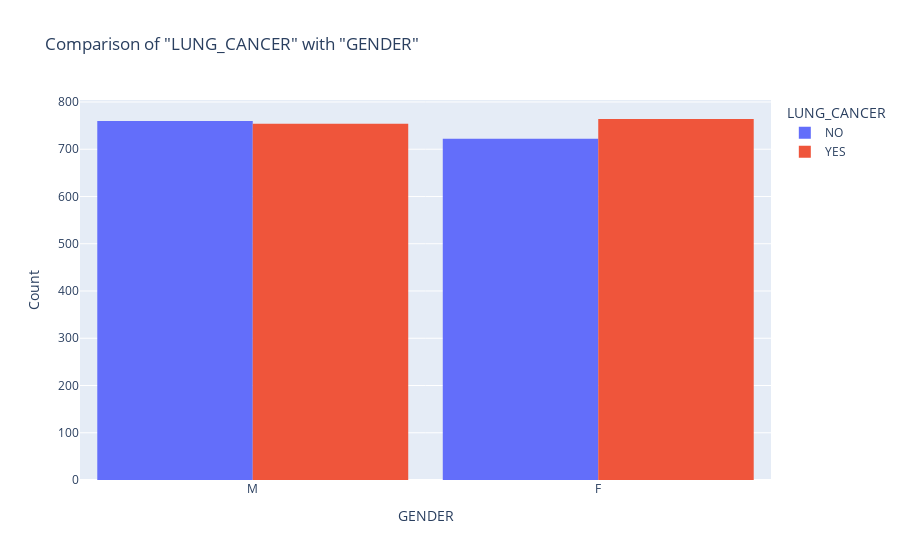
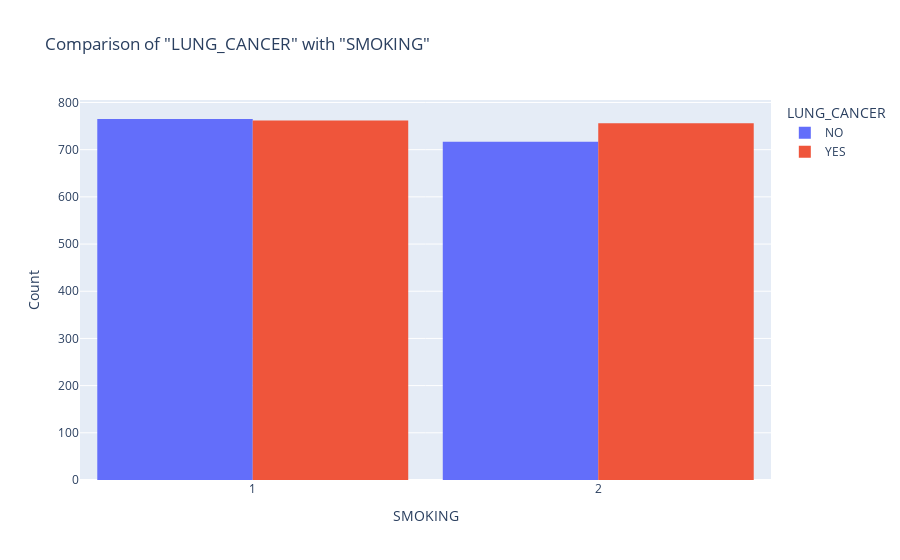
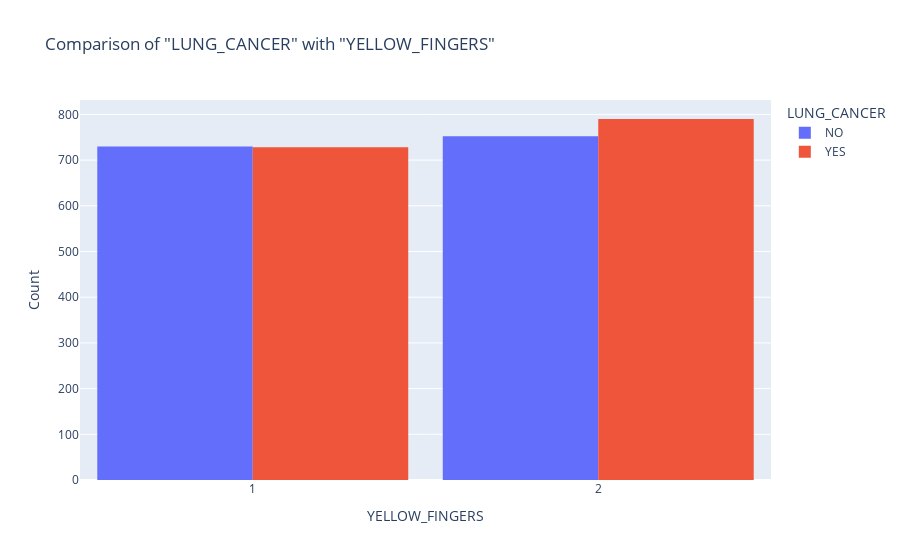
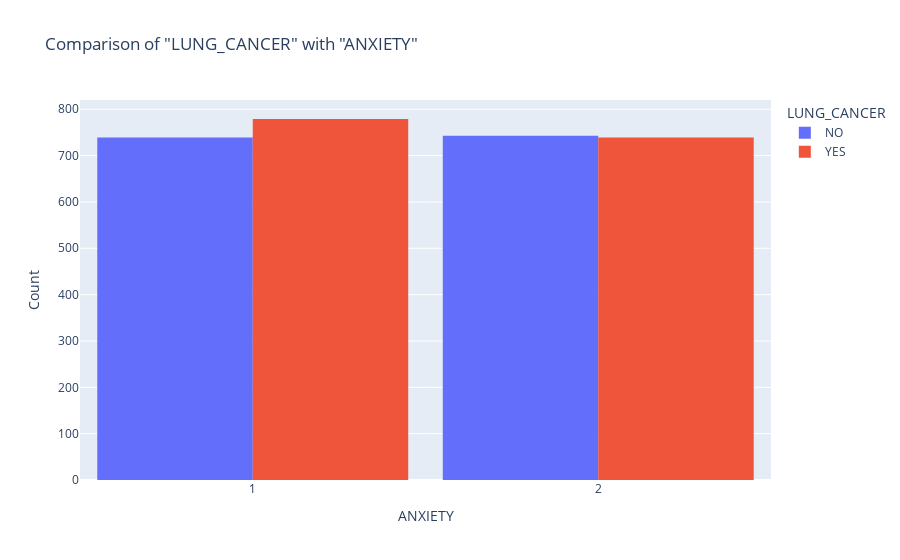

Notebook code for these charts, in order:
### Code cell
import plotly.express as px
import pandas as pd


df = pd.read_csv(r'C:\Users\sai kiran\OneDrive\Desktop\lung_cancer\dataset.csv')

column_to_compare = 'LUNG_CANCER'
categorical_columns = [col for col in df.columns if col !='AGE']
categorical_columns = [col for col in categorical_columns if col != column_to_compare]

for col in categorical_columns:
    fig = px.histogram(df, x=col, color=column_to_compare, barmode='group',
                       title=f'Comparison of "{column_to_compare}" with "{col}"',
                       labels={col: col, column_to_compare: column_to_compare})
    fig.update_layout(xaxis_title=col, yaxis_title='Count', bargap=0.1)
    fig.show()

### Figure 1 — Plotly figure (JSON) as saved in the notebook; plotly's stock layout.template omitted (floating-point values rounded to 4 significant figures; data arrays with more than 128 entries replaced by an {"elided": "..."} marker saying what was removed)
{"data": [{"alignmentgroup": "True", "bingroup": "x", "hovertemplate": "LUNG_CANCER=NO<br>GENDER=%{x}<br>count=%{y}<extra></extra>", "legendgroup": "NO", "marker": {"color": "#636efa", "pattern": {"shape": ""}}, "name": "NO", "offsetgroup": "NO", "orientation": "v", "showlegend": true, "type": "histogram", "x": {"elided": "1482 str values"}, "xaxis": "x", "yaxis": "y"}, {"alignmentgroup": "True", "bingroup": "x", "hovertemplate": "LUNG_CANCER=YES<br>GENDER=%{x}<br>count=%{y}<extra></extra>", "legendgroup": "YES", "marker": {"color": "#EF553B", "pattern": {"shape": ""}}, "name": "YES", "offsetgroup": "YES", "orientation": "v", "showlegend": true, "type": "histogram", "x": {"elided": "1518 str values"}, "xaxis": "x", "yaxis": "y"}], "layout": {"bargap": 0.1, "barmode": "group", "legend": {"title": {"text": "LUNG_CANCER"}, "tracegroupgap": 0}, "title": {"text": "Comparison of \"LUNG_CANCER\" with \"GENDER\""}, "xaxis": {"anchor": "y", "domain": [0, 1], "title": {"text": "GENDER"}}, "yaxis": {"anchor": "x", "domain": [0, 1], "title": {"text": "Count"}}}}

### Figure 2 — Plotly figure (JSON) as saved in the notebook; plotly's stock layout.template omitted (floating-point values rounded to 4 significant figures; data arrays with more than 128 entries replaced by an {"elided": "..."} marker saying what was removed)
{"data": [{"alignmentgroup": "True", "bingroup": "x", "hovertemplate": "LUNG_CANCER=NO<br>SMOKING=%{x}<br>count=%{y}<extra></extra>", "legendgroup": "NO", "marker": {"color": "#636efa", "pattern": {"shape": ""}}, "name": "NO", "offsetgroup": "NO", "orientation": "v", "showlegend": true, "type": "histogram", "x": {"elided": "1482 int values"}, "xaxis": "x", "yaxis": "y"}, {"alignmentgroup": "True", "bingroup": "x", "hovertemplate": "LUNG_CANCER=YES<br>SMOKING=%{x}<br>count=%{y}<extra></extra>", "legendgroup": "YES", "marker": {"color": "#EF553B", "pattern": {"shape": ""}}, "name": "YES", "offsetgroup": "YES", "orientation": "v", "showlegend": true, "type": "histogram", "x": {"elided": "1518 int values"}, "xaxis": "x", "yaxis": "y"}], "layout": {"bargap": 0.1, "barmode": "group", "legend": {"title": {"text": "LUNG_CANCER"}, "tracegroupgap": 0}, "title": {"text": "Comparison of \"LUNG_CANCER\" with \"SMOKING\""}, "xaxis": {"anchor": "y", "domain": [0, 1], "title": {"text": "SMOKING"}}, "yaxis": {"anchor": "x", "domain": [0, 1], "title": {"text": "Count"}}}}

### Figure 3 — Plotly figure (JSON) as saved in the notebook; plotly's stock layout.template omitted (floating-point values rounded to 4 significant figures; data arrays with more than 128 entries replaced by an {"elided": "..."} marker saying what was removed)
{"data": [{"alignmentgroup": "True", "bingroup": "x", "hovertemplate": "LUNG_CANCER=NO<br>YELLOW_FINGERS=%{x}<br>count=%{y}<extra></extra>", "legendgroup": "NO", "marker": {"color": "#636efa", "pattern": {"shape": ""}}, "name": "NO", "offsetgroup": "NO", "orientation": "v", "showlegend": true, "type": "histogram", "x": {"elided": "1482 int values"}, "xaxis": "x", "yaxis": "y"}, {"alignmentgroup": "True", "bingroup": "x", "hovertemplate": "LUNG_CANCER=YES<br>YELLOW_FINGERS=%{x}<br>count=%{y}<extra></extra>", "legendgroup": "YES", "marker": {"color": "#EF553B", "pattern": {"shape": ""}}, "name": "YES", "offsetgroup": "YES", "orientation": "v", "showlegend": true, "type": "histogram", "x": {"elided": "1518 int values"}, "xaxis": "x", "yaxis": "y"}], "layout": {"bargap": 0.1, "barmode": "group", "legend": {"title": {"text": "LUNG_CANCER"}, "tracegroupgap": 0}, "title": {"text": "Comparison of \"LUNG_CANCER\" with \"YELLOW_FINGERS\""}, "xaxis": {"anchor": "y", "domain": [0, 1], "title": {"text": "YELLOW_FINGERS"}}, "yaxis": {"anchor": "x", "domain": [0, 1], "title": {"text": "Count"}}}}

### Figure 4 — Plotly figure (JSON) as saved in the notebook; plotly's stock layout.template omitted (floating-point values rounded to 4 significant figures; data arrays with more than 128 entries replaced by an {"elided": "..."} marker saying what was removed)
{"data": [{"alignmentgroup": "True", "bingroup": "x", "hovertemplate": "LUNG_CANCER=NO<br>ANXIETY=%{x}<br>count=%{y}<extra></extra>", "legendgroup": "NO", "marker": {"color": "#636efa", "pattern": {"shape": ""}}, "name": "NO", "offsetgroup": "NO", "orientation": "v", "showlegend": true, "type": "histogram", "x": {"elided": "1482 int values"}, "xaxis": "x", "yaxis": "y"}, {"alignmentgroup": "True", "bingroup": "x", "hovertemplate": "LUNG_CANCER=YES<br>ANXIETY=%{x}<br>count=%{y}<extra></extra>", "legendgroup": "YES", "marker": {"color": "#EF553B", "pattern": {"shape": ""}}, "name": "YES", "offsetgroup": "YES", "orientation": "v", "showlegend": true, "type": "histogram", "x": {"elided": "1518 int values"}, "xaxis": "x", "yaxis": "y"}], "layout": {"bargap": 0.1, "barmode": "group", "legend": {"title": {"text": "LUNG_CANCER"}, "tracegroupgap": 0}, "title": {"text": "Comparison of \"LUNG_CANCER\" with \"ANXIETY\""}, "xaxis": {"anchor": "y", "domain": [0, 1], "title": {"text": "ANXIETY"}}, "yaxis": {"anchor": "x", "domain": [0, 1], "title": {"text": "Count"}}}}
